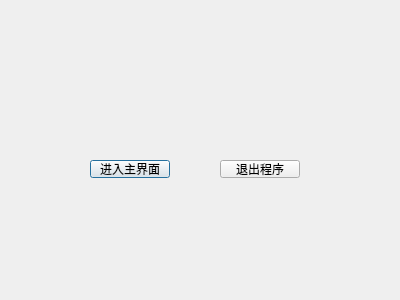
<?xml version="1.0" encoding="UTF-8"?>
<ui version="4.0">
 <class>MyDialog</class>
 <widget class="QDialog" name="MyDialog">
  <property name="geometry">
   <rect>
    <x>0</x>
    <y>0</y>
    <width>400</width>
    <height>300</height>
   </rect>
  </property>
  <property name="windowTitle">
   <string>Dialog</string>
  </property>
  <widget class="QPushButton" name="pushButton">
   <property name="geometry">
    <rect>
     <x>90</x>
     <y>160</y>
     <width>80</width>
     <height>18</height>
    </rect>
   </property>
   <property name="text">
    <string>进入主界面</string>
   </property>
  </widget>
  <widget class="QPushButton" name="pushButton_2">
   <property name="geometry">
    <rect>
     <x>220</x>
     <y>160</y>
     <width>80</width>
     <height>18</height>
    </rect>
   </property>
   <property name="text">
    <string>退出程序</string>
   </property>
  </widget>
 </widget>
 <resources/>
 <connections>
  <connection>
   <sender>pushButton_2</sender>
   <signal>clicked()</signal>
   <receiver>MyDialog</receiver>
   <slot>close()</slot>
   <hints>
    <hint type="sourcelabel">
     <x>265</x>
     <y>171</y>
    </hint>
    <hint type="destinationlabel">
     <x>334</x>
     <y>204</y>
    </hint>
   </hints>
  </connection>
 </connections>
</ui>
